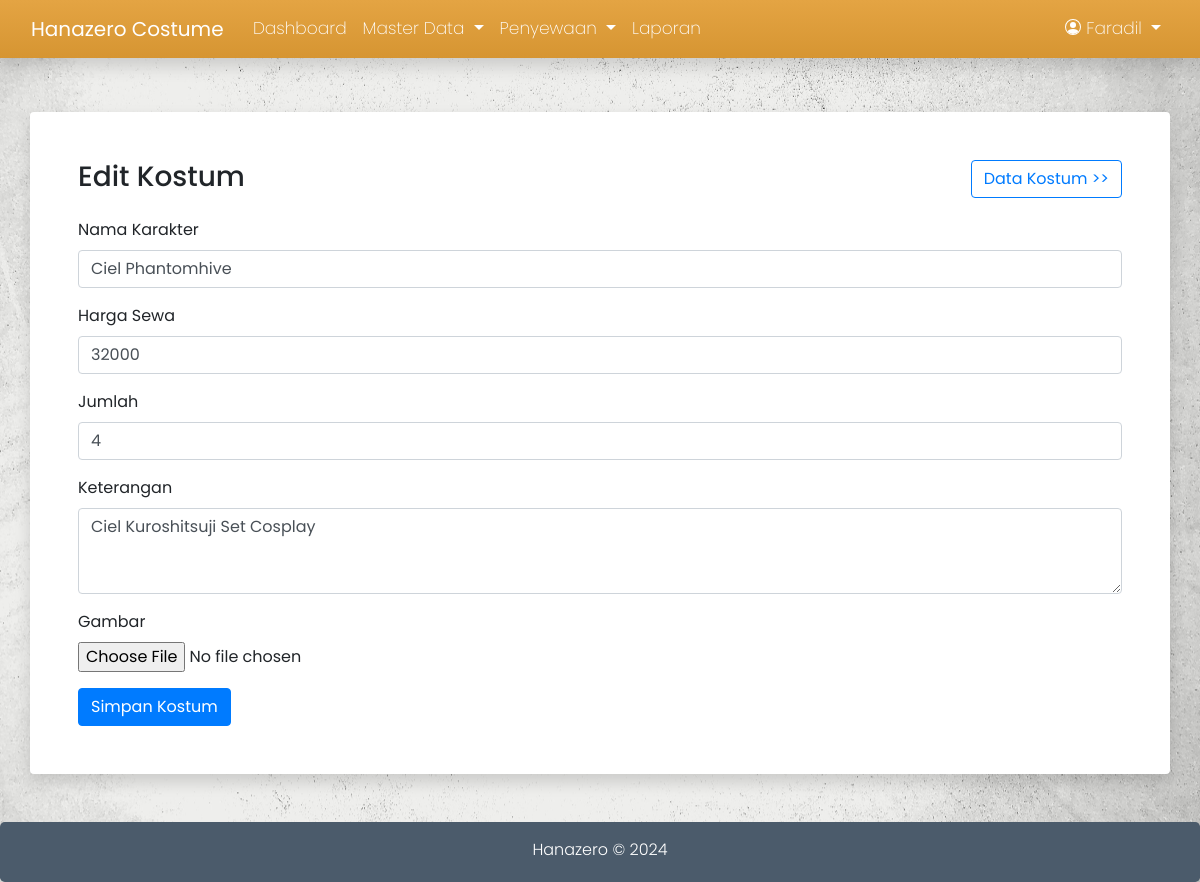
Page /admin/form-alat.php?id=23 (signed in) on the committed database.
### tables this page shows
CREATE TABLE `18073_alat` (
  `id_alat` int(11) NOT NULL,
  `nama` varchar(100) DEFAULT NULL,
  `jumlah` int(11) DEFAULT NULL,
  `harga_sewa` decimal(10,0) DEFAULT NULL,
  `gambar` varchar(100) DEFAULT NULL,
  `keterangan` text DEFAULT NULL
);

### admin/form-alat.php (the view, shortened to what this page needs)
<?php
    include '../koneksi/koneksi.php';
    include '../template/admin_header.php';
$id='';
if ($_GET){
  $id=$_GET['id'];
  $data = $conn->query("SELECT * FROM 18073_alat where id_alat='$id'")->fetch_row();
}
else {
  $nama = 'default.png';
}
?>
<div class="container">
    <div class="row">
        <div class="col shadow p-sm-5 rounded">
            <div class="row mb-sm-3">
                <div class="col">
                    <h3><?= (@$id) ? 'Edit Kostum' : 'Tambah Kostum' ?></h3>
                </div>
                <div class="col text-right">
                    <a href="data-alat.php"><button class="btn btn-outline-primary">Data Kostum >></button></a>
                </div>
            </div>
            <form method="post" enctype="multipart/form-data">
                <div class="form-group">
                    <label>Nama Karakter</label>
                    <input type="text" class="form-control" name="nama" placeholder="Nama Karakter" value="<?= @$data[1] ?>"
                        required>
                </div>
                <div class="form-group">
                    <label>Harga Sewa</label>
                    <input type="number" class="form-control" name="harga_sewa" placeholder="Harga Sewa"
                        value="<?= @$data[3] ?>" required>
                </div>
                <div class="form-group">
                    <label>Jumlah</label>
                    <input type="text" class="form-control" name="jumlah" placeholder="Jumlah" value="<?= @$data[2] ?>"
                        required>
                </div>
                <div class="form-group">
                    <label>Keterangan</label>
                    <textarea class="form-control" rows="3" name="keterangan"
                        placeholder="Keterangan"><?= @$data[5] ?></textarea>
                </div>
                <div class="form-group">
                    <label for="gambar">Gambar</label>
                    <input type="file" class="form-control-file" name="gambar">
                </div>
                <button type="submit" class="btn btn-primary">Simpan Kostum</button>
            </form>
        </div>
    </div>
</div>
<?php include '../template/admin_footer.php'; ?>

### assets/css/style.css (style rules this page uses)
body { padding-top: 7em; background-image: url("../img/grungy-white-background-natural-cement-stone-old-texture-as-retro-pattern-wall.jpg"); background-size: cover; background-position: center; background-repeat: no-repeat; font-family: 'Poppins', sans-serif; }
body .col { background-color: #fff; }

### rows in the picture
18073_alat: nama "Ciel Phantomhive", harga_sewa "32000", jumlah "4", keterangan "Ciel Kuroshitsuji Set Cosplay"

### other values in the picture
$_SESSION['nama'] "Faradil"
